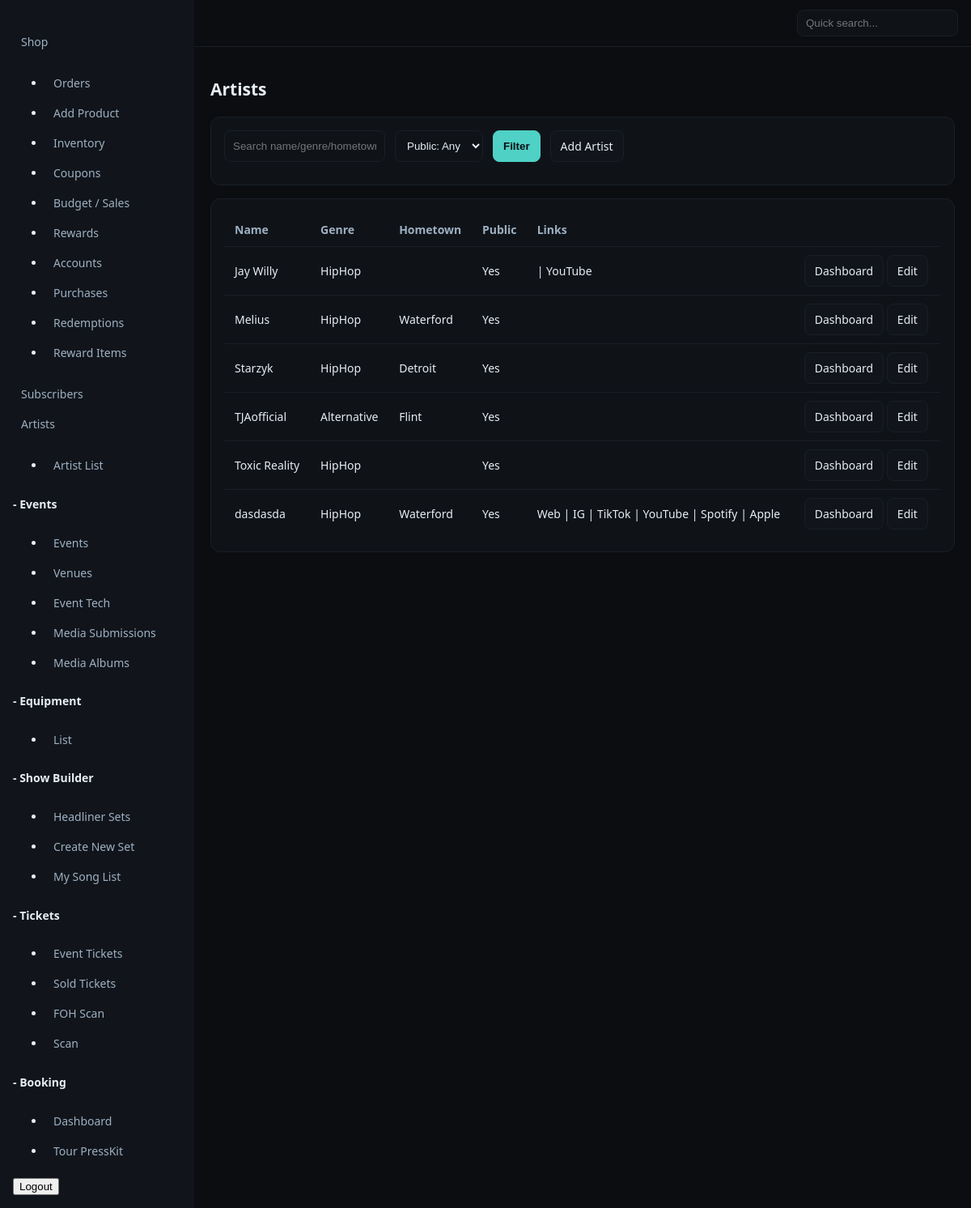
Screenshot of /control/pages/artists/ (signed in) with the database file from the repository.
### pages/models.py (models this page shows, shortened)
class Artist(models.Model):
    ROLE_CHOICES = [("headliner","Headliner"),("opener","Opener"),("guest","Guest")]
    user = models.OneToOneField(
        User,
        null=True,
        blank=True,
        on_delete=models.SET_NULL,
        help_text="Headliner account that can edit this EPK.",
        related_name="artist_dashboard"
    )
    name = models.CharField(max_length=160)
    slug = models.SlugField(max_length=180, unique=True, blank=True)
    short_tag = models.CharField(max_length=40, blank=True, help_text="Short label used on the headliners grid")
    genre = models.CharField(max_length=120, blank=True)
    hometown = models.CharField(max_length=120, blank=True)
    bio = models.TextField(blank=True)
    avatar = models.ImageField(upload_to="artists/avatar/", blank=True)
    hero_image = models.ImageField(upload_to="artists/hero/", blank=True)
    is_public = models.BooleanField(default=True)
    sort = models.PositiveIntegerField(default=0)
    default_role = models.CharField(max_length=20, choices=ROLE_CHOICES, default="opener")
    website_url = models.URLField(blank=True)
    instagram_url = models.URLField(blank=True)
    tiktok_url = models.URLField(blank=True)
    youtube_url = models.URLField(blank=True)
    spotify_url = models.URLField(blank=True)
    apple_url = models.URLField(blank=True)
    contact_email = models.EmailField(blank=True)
    class Meta:
        ordering = ["sort", "name"]

### pages/cp_views.py (the view)
# urls.py: path("artists/", cp_views.artist_list, name="artist_list"),
@is_super
def artist_list(request):
    q = (request.GET.get("q") or "").strip()
    active = (request.GET.get("public") or "").strip()  # yes/no/""
    qs = Artist.objects.all().order_by("sort","name")
    if q:
        qs = qs.filter(Q(name__icontains=q) | Q(genre__icontains=q) | Q(hometown__icontains=q)
                       | Q(contact_email__icontains=q))
    if active == "yes":
        qs = qs.filter(is_public=True)
    elif active == "no":
        qs = qs.filter(is_public=False)
    return render(request, "pages_cp/artist_list.html", {
        "rows": qs,
        "q": {"q": q, "public": active},
    })

### templates/pages_cp/artist_list.html (shortened to what this page needs)
{% extends 'controlpanel/dashboard.html' %}
{% block content %}
<h1>Artists</h1>
<form method="get" class="card">
  <div class="form-row">
    <input class="input" name="q" placeholder="Search name/genre/hometown/email" value="{{ q.q }}">
    <select class="input" name="public">
      <option value="">Public: Any</option>
    </select>
    <button class="btn primary">Filter</button>
    <a class="btn" href="{% url 'control:artist_add' %}">Add Artist</a>
  </div>
</form>
<div class="card">
	<table class="table">
		<thead><tr><th>Name</th><th>Genre</th><th>Hometown</th><th>Public</th><th>Links</th><th></th></tr></thead>
		<tbody>
			{% for a in rows %}
				<tr>
					<td>{{ a.name }}</td>
					<td>{{ a.genre }}</td>
					<td>{{ a.hometown }}</td>
					<td>{% if a.is_public %}Yes{% else %}<span class="muted">No</span>{% endif %}</td>
					<td>
						{% if a.website_url %}<a href="{{ a.website_url }}" target="_blank">Web</a>{% endif %}
						{% if a.instagram_url %} | <a href="{{ a.instagram_url }}" target="_blank">IG</a>{% endif %}
						{% if a.tiktok_url %} | <a href="{{ a.tiktok_url }}" target="_blank">TikTok</a>{% endif %}
						{% if a.youtube_url %} | <a href="{{ a.youtube_url }}" target="_blank">YouTube</a>{% endif %}
						{% if a.spotify_url %} | <a href="{{ a.spotify_url }}" target="_blank">Spotify</a>{% endif %}
						{% if a.apple_url %} | <a href="{{ a.apple_url }}" target="_blank">Apple</a>{% endif %}
					</td>
					<td>
						<a class="btn" href="{% url 'control:pages:artist_dashboard' a.id %}">Dashboard</a>
						<a class="btn" href="{% url 'control:pages:artist_edit' a.id %}">Edit</a>
					</td>
				</tr>
			{% empty %}
				<tr><td colspan="6" class="muted">No artists found.</td></tr>
			{% endfor %}
		</tbody>
	</table>
</div>
{% endblock %}

### static/css/control.css (style rules this page uses)
:root { --bg:#0b0d11; --panel:#11151b; --ink:#e7edf3; --muted:#9eb0c2; --accent:#4fd1c5; }
* { box-sizing:border-box }
html,body { height:100% }
body { margin:0;background:var(--bg);color:var(--ink);font:14px/1.5 system-ui,-apple-system,Segoe UI,Roboto }
a { color:var(--ink);text-decoration:none }
.table { width:100%;border-collapse:collapse;background:#0f1318;border:1px solid #1a1f27;border-radius:8px;overflow:hidden }
.table th,.table td { padding:10px 12px;border-bottom:1px solid #1a1f27 }
.table th { text-align:left;color:var(--muted);font-weight:600 }
.btn { display:inline-block;padding:8px 12px;border:1px solid #1a1f27;background:#11151b;color:var(--ink);border-radius:8px }
.btn.primary { background:var(--accent);border-color:var(--accent);color:#0b0d11;font-weight:700 }
.input, select { background:#0f1318;border:1px solid #1a1f27;color:var(--ink);padding:8px 10px;border-radius:8px }
.form-row { display:flex;gap:12px;flex-wrap:wrap;margin-bottom:12px;flex-direction: row; }
.card { background:#0f1318;border:1px solid #1a1f27;border-radius:12px;padding:16px;margin-bottom:16px }

### rows the page displays
Artist: name "Jay Willy", genre "HipHop", is_public "Yes"
Artist: name "Melius", genre "HipHop", hometown "Waterford", is_public "Yes"
Artist: name "Starzyk", genre "HipHop", hometown "Detroit", is_public "Yes"
Artist: name "TJAofficial", genre "Alternative", hometown "Flint", is_public "Yes"
Artist: name "Toxic Reality", genre "HipHop", is_public "Yes"
Artist: name "dasdasda", genre "HipHop", hometown "Waterford", is_public "Yes"
